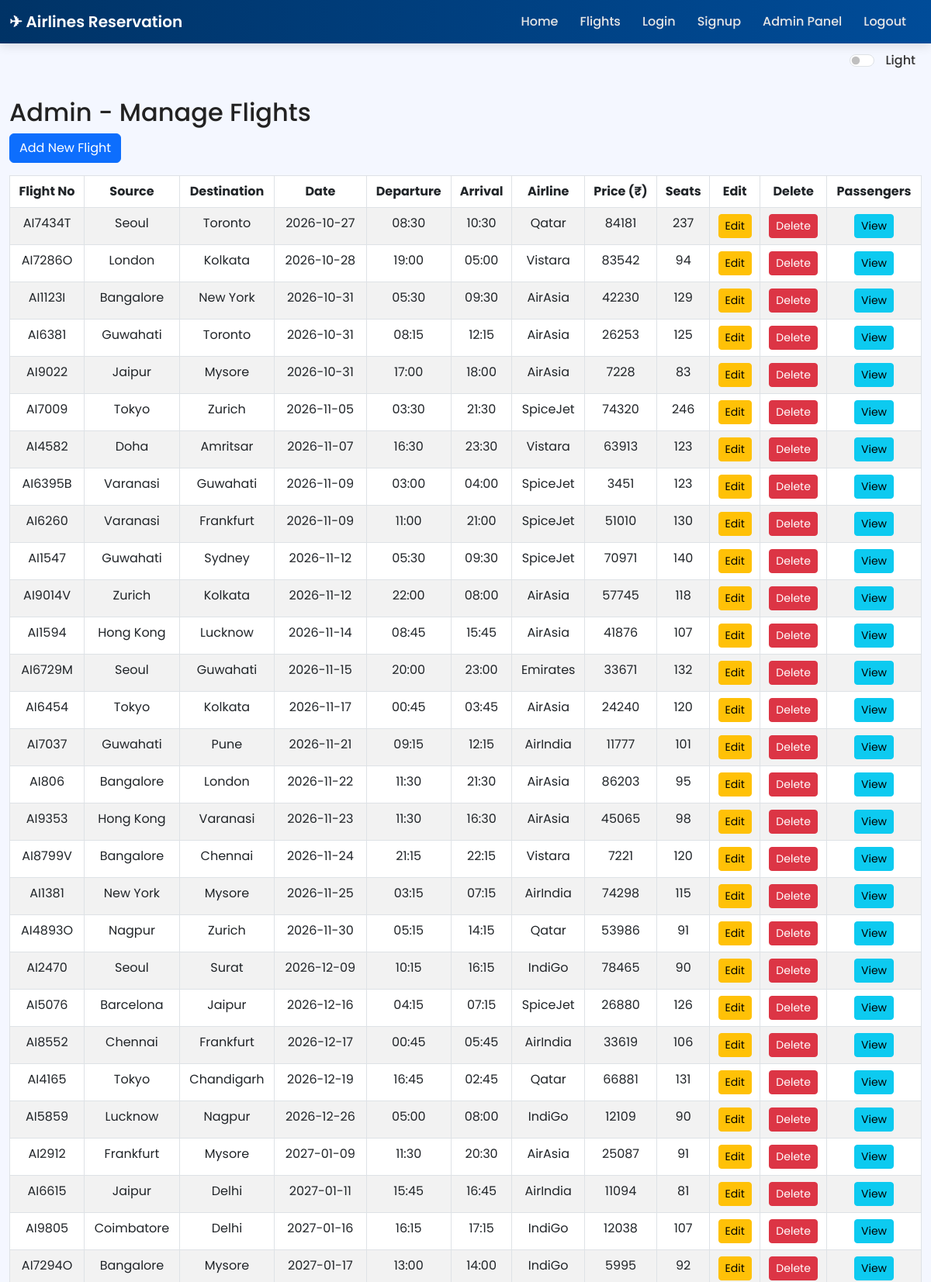
Page /admin (signed in, upper part) on the committed database.
### models.py (models this page shows)
class Flight(db.Model):
    id = db.Column(db.Integer, primary_key=True)
    flight_no = db.Column(db.String(20), unique=True, nullable=False)
    airline = db.Column(db.String(50), nullable=False)  # NEW
    source = db.Column(db.String(100), nullable=False)
    destination = db.Column(db.String(100), nullable=False)
    departure_time = db.Column(db.String(50), nullable=False)
    arrival_time = db.Column(db.String(50), nullable=False)
    seats_available = db.Column(db.Integer, nullable=False)
    date = db.Column(db.String(20), nullable=False)
    price = db.Column(db.Integer, nullable=False)  # NEW
    bookings = db.relationship("Booking", backref="flight", lazy=True)

### views.py (the view)
@app_views.route('/admin')
@admin_required
def admin_panel():
    flights = Flight.query.order_by(Flight.date, Flight.departure_time).all()
    return render_template('admin.html', flights=flights)

### views.py (called while the page is built)
def admin_required(view):
    @wraps(view)
    def wrapper(*args, **kwargs):
        if not session.get('admin_logged_in'):
            flash("Admin login required.", "warning")
            return redirect(url_for('app_views.admin_login'))
        return view(*args, **kwargs)
    return wrapper

### templates/admin.html (shortened to what this page needs)
{% extends 'base.html' %}
{% block content %}
<h2>Admin - Manage Flights</h2>
<a href="{{ url_for('app_views.add_flight') }}" class="btn btn-primary mb-3">Add New Flight</a>
{% if flights %}
<table class="table table-bordered table-striped text-center">
  <thead>
    <tr>
      <th>Flight No</th>
      <th>Source</th>
      <th>Destination</th>
      <th>Date</th>
      <th>Departure</th>
      <th>Arrival</th>
      <th>Airline</th>
      <th>Price (₹)</th>
      <th>Seats</th>
      <th>Edit</th>
      <th>Delete</th>
      <th>Passengers</th>
    </tr>
  </thead>
  <tbody>
    {% for flight in flights %}
    <tr>
      <td>{{ flight.flight_no }}</td>
      <td>{{ flight.source }}</td>
      <td>{{ flight.destination }}</td>
      <td>{{ flight.date }}</td>
      <td>{{ flight.departure_time }}</td>
      <td>{{ flight.arrival_time }}</td>
      <td>{{ flight.airline }}</td>
      <td>{{ flight.price }}</td>
      <td>{{ flight.seats_available }}</td>
      <td><a class="btn btn-warning btn-sm" href="{{ url_for('app_views.edit_flight', flight_id=flight.id) }}">Edit</a></td>
      <td>
        <form method="POST" action="{{ url_for('app_views.delete_flight', flight_id=flight.id) }}"
              onsubmit="return confirm('Delete flight {{ flight.flight_no }}?');">
          <button class="btn btn-danger btn-sm">Delete</button>
        </form>
      </td>
      <td><a class="btn btn-info btn-sm" href="{{ url_for('app_views.passenger_list', flight_id=flight.id) }}">View</a></td>
    </tr>
    {% endfor %}
  </tbody>
</table>
{% else %}
<p>No flights available.</p>
{% endif %}
{% endblock %}

### templates/base.html (style rules this page uses)
body { font-family: "Poppins", sans-serif; background: #f4f7ff; color: #222; transition: background 0.4s ease, color 0.4s ease; }
* { transition: background 0.35s ease, color 0.35s ease, border-color 0.35s ease; }

### rows in the picture
Flight: flight_no "AI7434T", source "Seoul", destination "Toronto", date "2026-10-27", departure_time "08:30", arrival_time "10:30", airline "Qatar", price "84181", seats_available "237"
Flight: flight_no "AI7286O", source "London", destination "Kolkata", date "2026-10-28", departure_time "19:00", arrival_time "05:00", airline "Vistara", price "83542", seats_available "94"
Flight: flight_no "AI1123I", source "Bangalore", destination "New York", date "2026-10-31", departure_time "05:30", arrival_time "09:30", airline "AirAsia", price "42230", seats_available "129"
Flight: flight_no "AI6381", source "Guwahati", destination "Toronto", date "2026-10-31", departure_time "08:15", arrival_time "12:15", airline "AirAsia", price "26253", seats_available "125"
Flight: flight_no "AI9022", source "Jaipur", destination "Mysore", date "2026-10-31", departure_time "17:00", arrival_time "18:00", airline "AirAsia", price "7228", seats_available "83"
Flight: flight_no "AI7009", source "Tokyo", destination "Zurich", date "2026-11-05", departure_time "03:30", arrival_time "21:30", airline "SpiceJet", price "74320", seats_available "246"
Flight: flight_no "AI4582", source "Doha", destination "Amritsar", date "2026-11-07", departure_time "16:30", arrival_time "23:30", airline "Vistara", price "63913", seats_available "123"
Flight: flight_no "AI6395B", source "Varanasi", destination "Guwahati", date "2026-11-09", departure_time "03:00", arrival_time "04:00", airline "SpiceJet", price "3451", seats_available "123"
Flight: flight_no "AI6260", source "Varanasi", destination "Frankfurt", date "2026-11-09", departure_time "11:00", arrival_time "21:00", airline "SpiceJet", price "51010", seats_available "130"
Flight: flight_no "AI1547", source "Guwahati", destination "Sydney", date "2026-11-12", departure_time "05:30", arrival_time "09:30", airline "SpiceJet", price "70971", seats_available "140"
Flight: flight_no "AI9014V", source "Zurich", destination "Kolkata", date "2026-11-12", departure_time "22:00", arrival_time "08:00", airline "AirAsia", price "57745", seats_available "118"
Flight: flight_no "AI1594", source "Hong Kong", destination "Lucknow", date "2026-11-14", departure_time "08:45", arrival_time "15:45", airline "AirAsia", price "41876", seats_available "107"
Flight: flight_no "AI6729M", source "Seoul", destination "Guwahati", date "2026-11-15", departure_time "20:00", arrival_time "23:00", airline "Emirates", price "33671", seats_available "132"
Flight: flight_no "AI6454", source "Tokyo", destination "Kolkata", date "2026-11-17", departure_time "00:45", arrival_time "03:45", airline "AirAsia", price "24240", seats_available "120"
Flight: flight_no "AI7037", source "Guwahati", destination "Pune", date "2026-11-21", departure_time "09:15", arrival_time "12:15", airline "AirIndia", price "11777", seats_available "101"
Flight: flight_no "AI806", source "Bangalore", destination "London", date "2026-11-22", departure_time "11:30", arrival_time "21:30", airline "AirAsia", price "86203", seats_available "95"
Flight: flight_no "AI9353", source "Hong Kong", destination "Varanasi", date "2026-11-23", departure_time "11:30", arrival_time "16:30", airline "AirAsia", price "45065", seats_available "98"
Flight: flight_no "AI8799V", source "Bangalore", destination "Chennai", date "2026-11-24", departure_time "21:15", arrival_time "22:15", airline "Vistara", price "7221", seats_available "120"
Flight: flight_no "AI1381", source "New York", destination "Mysore", date "2026-11-25", departure_time "03:15", arrival_time "07:15", airline "AirIndia", price "74298", seats_available "115"
Flight: flight_no "AI4893O", source "Nagpur", destination "Zurich", date "2026-11-30", departure_time "05:15", arrival_time "14:15", airline "Qatar", price "53986", seats_available "91"
Flight: flight_no "AI2470", source "Seoul", destination "Surat", date "2026-12-09", departure_time "10:15", arrival_time "16:15", airline "IndiGo", price "78465", seats_available "90"
Flight: flight_no "AI5076", source "Barcelona", destination "Jaipur", date "2026-12-16", departure_time "04:15", arrival_time "07:15", airline "SpiceJet", price "26880", seats_available "126"
Flight: flight_no "AI8552", source "Chennai", destination "Frankfurt", date "2026-12-17", departure_time "00:45", arrival_time "05:45", airline "AirIndia", price "33619", seats_available "106"
Flight: flight_no "AI4165", source "Tokyo", destination "Chandigarh", date "2026-12-19", departure_time "16:45", arrival_time "02:45", airline "Qatar", price "66881", seats_available "131"
Flight: flight_no "AI5859", source "Lucknow", destination "Nagpur", date "2026-12-26", departure_time "05:00", arrival_time "08:00", airline "IndiGo", price "12109", seats_available "90"
Flight: flight_no "AI2912", source "Frankfurt", destination "Mysore", date "2027-01-09", departure_time "11:30", arrival_time "20:30", airline "AirAsia", price "25087", seats_available "91"
Flight: flight_no "AI6615", source "Jaipur", destination "Delhi", date "2027-01-11", departure_time "15:45", arrival_time "16:45", airline "AirIndia", price "11094", seats_available "81"
Flight: flight_no "AI9805", source "Coimbatore", destination "Delhi", date "2027-01-16", departure_time "16:15", arrival_time "17:15", airline "IndiGo", price "12038", seats_available "107"
Flight: flight_no "AI7294O", source "Bangalore", destination "Mysore", date "2027-01-17", departure_time "13:00", arrival_time "14:00", airline "IndiGo", price "5995", seats_available "92"
